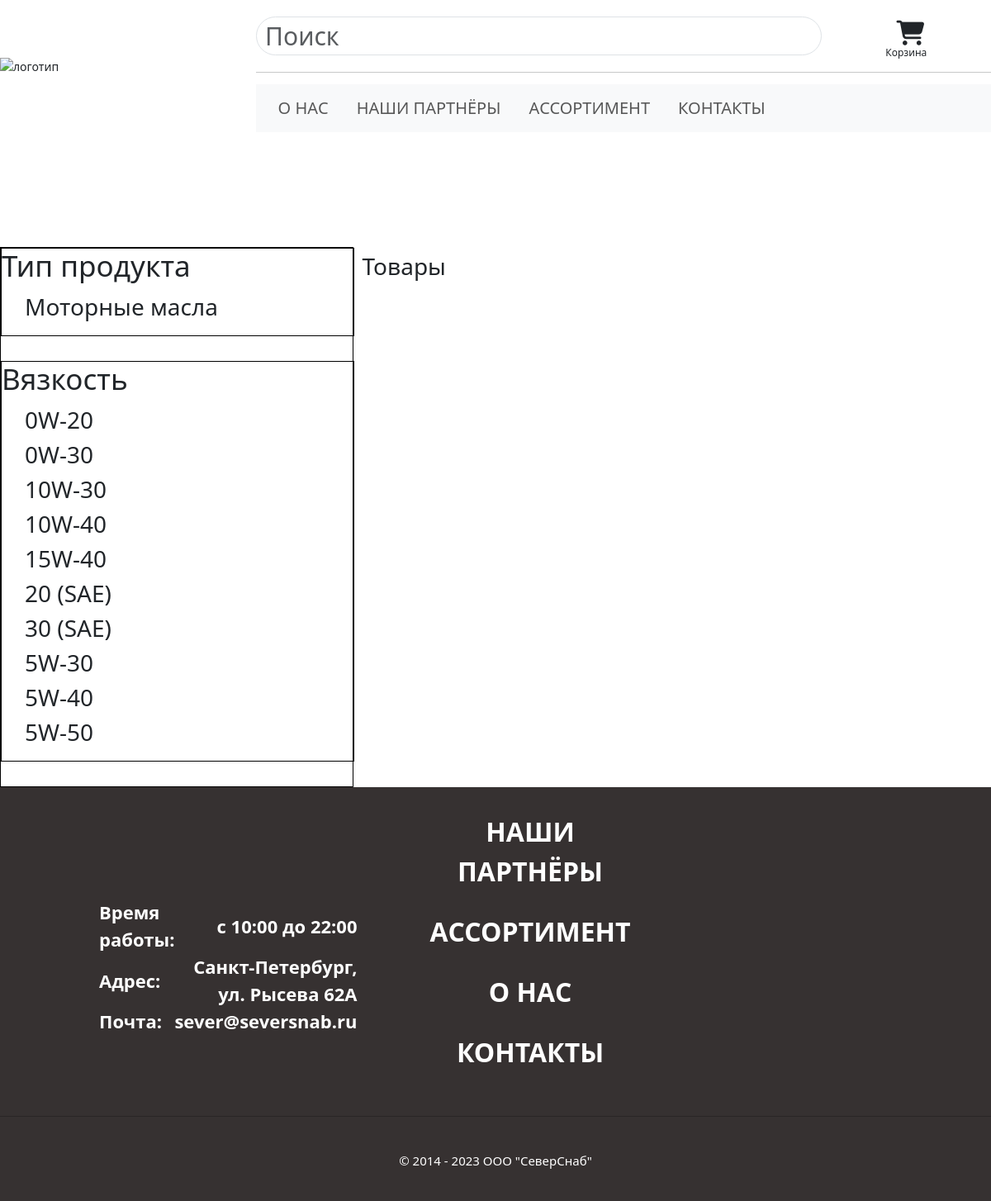
Screenshot of /assortment/train/motornoe with the database file from the repository.
### shop/models.py (models this page shows)
class OilType(models.Model):
    name = models.CharField(max_length=200)
    slug = models.SlugField()
    category = models.ManyToManyField(Category)
    def __str__(self):
        return self.name

class Viscosity(models.Model):
    name = models.CharField(max_length=200)
    slug = models.SlugField()
    category = models.ManyToManyField(Category)
    oiltype = models.ManyToManyField(OilType)
    def __str__(self):
        return self.name

### shop/views.py (the view)
# urls.py: path('assortment/<str:category_slug>', views.show_category_assortment, name='assortment-by-category'),
def show_category_assortment(request, category_slug=None, oiltype_slug=None, viscosity_slug=None,
                             compound_slug=None, fuel_slug=None, transmission_slug=None):
    category = None
    oil_type = None
    visc = None
    comp = None
    fuel = None
    transmission = None
    products = Product.objects.filter(available=True)
    if category_slug:
        category = get_object_or_404(Category, slug=category_slug)
        products = Product.objects.filter(category=category, available=True)
    if oiltype_slug:
        oil_type = get_object_or_404(OilType, slug=oiltype_slug)
        products = Product.objects.filter(category=category, oiltype=oil_type, available=True)
    if viscosity_slug:
        visc = get_object_or_404(Viscosity, slug=viscosity_slug)
        products = Product.objects.filter(category=category, oiltype=oil_type, viscosity=visc, available=True)
    if compound_slug:
        comp = get_object_or_404(Compound, slug=compound_slug)
        products = Product.objects.filter(category=category, oiltype=oil_type, viscosity=visc, compound=comp,
                                          available=True)
    if fuel_slug:
        fuel = get_object_or_404(Fuel, slug=fuel_slug)
        products = Product.objects.filter(category=category, oiltype=oil_type, viscosity=visc, compound=comp, fuel=fuel,
                                          available=True)
    if transmission_slug:
        transmission = get_object_or_404(Transmission, slug=transmission_slug)
        products = Product.objects.filter(category=category, oiltype=oil_type, viscosity=visc, compound=comp, fuel=fuel,
                                          transmission=transmission,
                                          available=True)
    data = {
        'category': category,
        'oil_type': oil_type,
        'visc': visc,
        'comp': comp,
        'fuel': fuel,
        'transmission': transmission,
        'products': products,
    }
    return render(request, f'shop/product_list.html', data)

### cart/cart.py (called while the page is built)
    def __len__(self):
        return sum(item['quantity'] for item in self.cart.values())

### cart/context_processors.py (called while the page is built)
def cart(request):
    return {'cart': Cart(request)}

### shop/models.py (called while the page is built)
    def get_url(self):
        return reverse('assortment-by-category', args=[self.slug])

### shop/templates/shop/product_list.html (shortened to what this page needs)
{% extends 'shop/base.html' %}
{% block pagename %}<h1>{{ category.name }}</h1> {% endblock %}
{% block content %}
    <div class="list_body">
        <aside>
            <div class="aside-body">
            {% if category.oiltype_set.all %}
                <div class="filter_block">
                    <h2>Тип продукта</h2>
                    <ul>
                        {% for oiltype in category.oiltype_set.all %}
                            <li><a href="{{ category.get_url }}/{{ oiltype.slug }}">{{ oiltype }}</a></li>
                        {% endfor %}
                    </ul>
                </div>
            {% endif %}
            {% if oil_type %}
                <div class="filter_block">
                    <h2>Вязкость</h2>
                    <ul>
                        {% for viscosity in oil_type.viscosity_set.all %}
                            <li>
                                <a href="{{ category.get_url }}/{{ oil_type.slug }}/{{ viscosity.slug }}">{{ viscosity }}</a>
                            </li>
                        {% endfor %}
                    </ul>
                </div>
            {% endif %}
            </div>
        </aside>
        <div class="container mt-2">
            <h2>Товары</h2>
        </div>
    </div>
    </div>
{% endblock %}

### shop/static/shop/css/style.css (style rules this page uses)
html { position: relative; min-height: 100%; }
body { height: 100%; margin-right: 0; }
a { color: inherit; text-decoration: none; }
.list_body { display: flex; }
aside { border: 1px solid black; width: 428px; max-width: 100%; }
.filter_block { width: 428px; border: 1px solid #000000; margin-bottom: 30px; }
.filter_block h2 { font-size: 35px; }
.filter_block li { font-weight: 500; font-size: 28px; }

### rows the page displays
OilType: name "Моторные масла"
Viscosity: name "0W-20"
Viscosity: name "0W-30"
Viscosity: name "10W-30"
Viscosity: name "10W-40"
Viscosity: name "15W-40"
Viscosity: name "20 (SAE)"
Viscosity: name "30 (SAE)"
Viscosity: name "5W-30"
Viscosity: name "5W-40"
Viscosity: name "5W-50"
